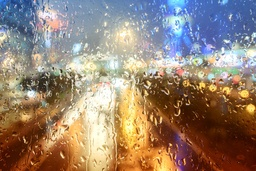
#> input picture assignment4/sepia/rain.jpg, 256 x 171 px, shrunk from 600 x 400 before the run
$ python makeReports.py
#> lines starting #> are read from the running program, lines starting #| are printed output that depends on the picture
### assignment4/sepia/python_color2sepia.py
import timeit
import cv2
import numpy as np


def python_color2sepia(filename):
    '''
    Convert image to grayscale using python.
    Args:
        filename: filename/path to the wanted image.

    Returns: tree dimensional array with sepia values.
    '''
#> called with filename = './rain.jpg'
    try:
        image = cv2.imread(filename)
#> image is the input picture: shape (171, 256, 3); mean B, G, R 116.6, 131.8, 150.3
    except Exception:
        print("cant find file specified")
        return
    sep = np.zeros((len(image), len(image[0]), 3), np.uint8)
#> sep: shape (171, 256, 3); every value is 0
    sepia_matrix = [[0.393, 0.769, 0.189],
                    [0.349, 0.686, 0.168],
                    [0.272, 0.534, 0.131]]

    #HT Goes through the with of the picture
    for i in range(len(image)):
        #HT Goes through the height of the picture
        for j in range(len(image[0])):
             #HT Goes through the three pixels
            for k in range(len(image[0][0])):
                temp1 = image[i][j][0] * sepia_matrix[k][2]
                temp2 = image[i][j][1] * sepia_matrix[k][1]
                temp3 = image[i][j][2] * sepia_matrix[k][0]
                sep[i][j][(2-k)] = min(255, (temp1 + temp2 + temp3))
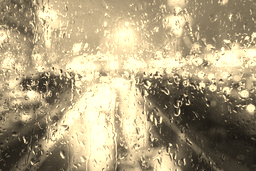
#> sep: shape (171, 256, 3); mean B, G, R 126, 159.1, 173.4
    return sep


def report_py_sepia():
    filename = "./rain.jpg"

    #HT Make the report
    f = open("reports/python_report_color2sepia.txt", "w")
    time3 = (timeit.timeit(lambda: python_color2sepia(filename), number=3)) / 3
#> time3 = 1.19
    # time100 = (timeit.timeit(lambda: python_color2gray(filename), number=100)) / 100
    f.write(f"Dimensions of the image being converted to sepia: {filename}")
    image = cv2.imread(filename)
    f.write("\n")
    f.write(f"H: {len(image)} \nW: {len(image[0])} \nC: {len(image[0][0])}")
    f.write("\n\n")

    f.write("Timing : python_color2sepia")
    f.write("\n")
    f.write("Average runtime running python_color2sepia after 3 runs : {:.6f} s".format(time3))
    f.write("\n")
    f.write("Timing performed using : timeit")
    f.close()

### assignment4/sepia/numpy_color2sepia.py
import timeit
import cv2
import numpy as np

from python_color2sepia import python_color2sepia


def numpy_color2sepia(filename):
    '''
    Convert image to grayscale using python.
    Args:
        filename: filename/path to the wanted image.

    Returns: image

    '''
#> called with filename = './rain.jpg'
    try:
        image = cv2.imread(filename)
    except Exception:
        print("cant find file specified")
        return

    #HT Used to decide pixels weights.
    sepia_matrix = np.array([[0.393, 0.769, 0.189],
                    [0.349, 0.686, 0.168],
                    [0.272, 0.534, 0.131]])

    sep = image @ sepia_matrix.T
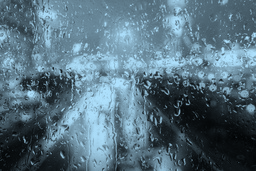
#> sep: shape (171, 256, 3) float64; mean B, G, R 175.6, 156.4, 121.8; drawn with min black and max white
    #HT Change to RGB
    sep = np.flip(sep, axis = 2)
    sepia = sep.astype("uint8")
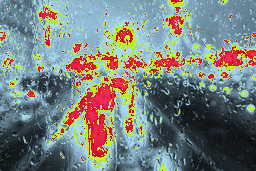
#> sepia: shape (171, 256, 3); mean R, G, B 121.3, 130.3, 126.4
    np.putmask(sepia, sepia > 255, 255)
    return sep

def report_numpy_sepia():
    filename = "./rain.jpg"

    f = open("reports/numpy_report_color2sepia.txt", "w")
    time3_numpy = (timeit.timeit(lambda: numpy_color2sepia(filename), number=3))/3
#> time3_numpy = 0.0162
    time3_python = (timeit.timeit(lambda: python_color2sepia(filename), number=3))/3
#> time3_python = 0.969
    timeDiff = time3_python / time3_numpy
#> timeDiff = 59.98

    #HT Make the report
    f.write(f"Dimensions of the image being grayscaled: {filename}")
    image = cv2.imread(filename)
    f.write("\n")
    f.write(f"H: {len(image)} \nW: {len(image[0])} \nC: {len(image[0][0])}")
    f.write("\n\n")

    f.write("Timing : numpy_color2gray")
    f.write("\n")
    f.write("Average runtime running python_color2gray after 3 runs : {:.6f} s".format(time3_numpy))
    f.write("\n")
    f.write("Average runtime of numpy_color2gray is {:.0f} times faster than python_color2gray".format(timeDiff))
    f.write("Timing performed using : timeit")
    f.close()

### assignment4/sepia/numba_color2sepia.py
import timeit
import cv2
import numpy as np
from numba import jit

from python_color2sepia import python_color2sepia
from numpy_color2sepia import numpy_color2sepia

def numba_color2sepia(filename):
    '''
    Convert image to sepia using numba.
    Args:
        filename: filename/path to the wanted image.

    Returns: tree dimensional array with sepia values.
    '''
    try:
        image = cv2.imread(filename)
    except Exception:
        print("cant find file specified")
        return
    sep = numpyCal(image)
    return sep

@jit(nopython=True)
def numpyCal(image):
    sep = np.zeros((len(image), len(image[0]), 3), np.uint8)
    sepia_matrix = [[0.393, 0.769, 0.189],
                    [0.349, 0.686, 0.168],
                    [0.272, 0.534, 0.131]]
    #HT Goes through the with of the picture
    for i in range(len(image)):
        #HT Goes through the height of the picture
        for j in range(len(image[0])):
            #HT Goes through the three pixels
            for k in range(len(image[0][0])):
                temp1 = image[i][j][0] * sepia_matrix[k][2]
                temp2 = image[i][j][1] * sepia_matrix[k][1]
                temp3 = image[i][j][2] * sepia_matrix[k][0]
                sep[i][j][(2 - k)] = min(255, (temp1 + temp2 + temp3))
    return sep


def report_numba_sepia():
    filename = "./rain.jpg"

    f = open("reports/numba_report_color2sepia.txt", "w")
    time3_numba = (timeit.timeit(lambda: numba_color2sepia(filename), number=3)) / 3
#> time3_numba = 0.902
    time3_numpy = (timeit.timeit(lambda: numpy_color2sepia(filename), number=3))/3
#> time3_numpy = 0.00625
    time3_python = (timeit.timeit(lambda: python_color2sepia(filename), number=3))/3
#> time3_python = 0.895
    time_diff_numba_python = time3_python / time3_numba
#> time_diff_numba_python = 0.992
    time_diff_numba_numpy = time3_numba / time3_numpy
#> time_diff_numba_numpy = 144.3


    f.write(f"Dimensions of the image being converted to sepia: {filename}")
    image = cv2.imread(filename)
    f.write("\n")
    f.write(f"H: {len(image)} \nW: {len(image[0])} \nC: {len(image[0][0])}")
    f.write("\n\n")

    f.write("Timing : numba_color2sepia")
    f.write("\n")
    f.write("Average runtime running python_color2sepia after 3 runs : {:.6f} s".format(time3_numba))
    f.write("\n")
    f.write("Average runtime of numba_color2sepia is {:.0f} times faster than python_color2sepia".format(time_diff_numba_python))
    f.write("\n")
    f.write("Average runtime of numba_color2sepia is {:.0f} times slower than numpy_color2sepia".format(time_diff_numba_numpy))
    f.write("\n")
    f.write("Timing performed using : timeit")
    f.write("\n\n")
    f.write("There is one main advantage to use Numba, that is for many runs of the algorithm, because it utilize the "
            "cash. The main disadvantage is that Numba is a not that much used pack, and it will require an extra "
            "install, which takes time.")
    f.close()

### assignment4/sepia/makeReports.py

from python_color2sepia import report_py_sepia
from numpy_color2sepia import report_numpy_sepia
from numba_color2sepia import report_numba_sepia

"""
    HT:
    Run this file, to make reports from the sepia-python, sepia-numpy and sepia-numba implementation.
    The functions report_py_sepia, report_numpy_sepia, report_numba_sepia make reports you could fine in the folder "reports"

"""

def makeReports():
    report_py_sepia()
    report_numpy_sepia()
    report_numba_sepia()
makeReports()
